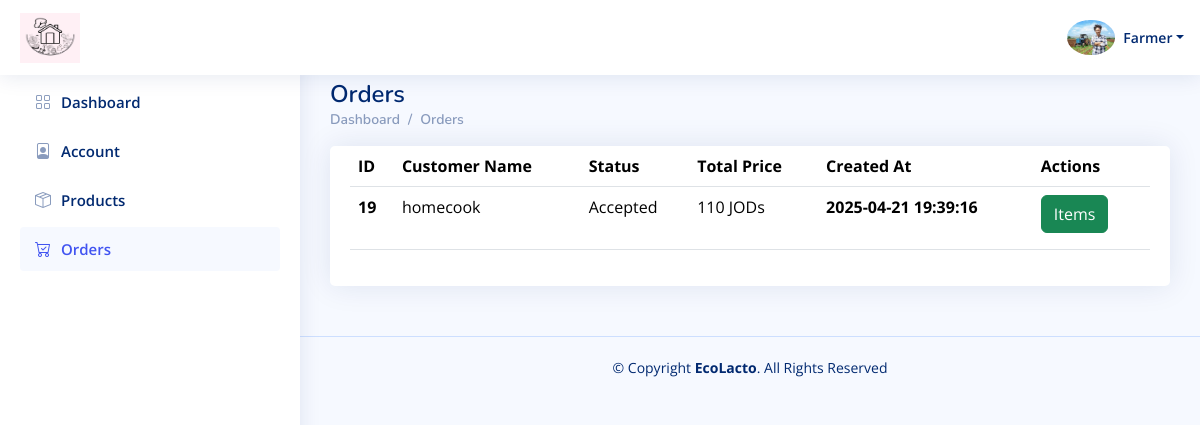
Page /Farmer_Dashboard/Orders.php (signed in) on the committed database.
### tables this page shows
CREATE TABLE `users` (
  `id` int(11) NOT NULL,
  `user_type_id` int(11) NOT NULL,
  `name` varchar(250) NOT NULL,
  `email` varchar(250) NOT NULL,
  `phone` varchar(250) NOT NULL,
  `password` varchar(250) NOT NULL,
  `total_rate` double NOT NULL DEFAULT 0,
  `image` varchar(250) DEFAULT NULL,
  `description` text DEFAULT NULL,
  `active` int(11) NOT NULL DEFAULT 1,
  `status` varchar(191) NOT NULL DEFAULT 'Pending',
  `created_at` timestamp NOT NULL DEFAULT current_timestamp()
);

CREATE TABLE `order_items` (
  `id` int(11) NOT NULL,
  `order_id` int(11) NOT NULL,
  `seller_id` int(11) NOT NULL,
  `product_id` int(11) NOT NULL,
  `quantity` int(11) DEFAULT NULL,
  `created_at` timestamp NOT NULL DEFAULT current_timestamp()
);

CREATE TABLE `orders` (
  `id` int(11) NOT NULL,
  `consumer_id` int(11) NOT NULL,
  `status` varchar(191) NOT NULL DEFAULT 'Pending',
  `total_price` double NOT NULL,
  `created_at` timestamp NOT NULL DEFAULT current_timestamp()
);

### Farmer_Dashboard/Orders.php (the view, shortened to what this page needs)
<?php
    include "../Connect.php";
    $F_ID = $_SESSION['F_Log'];
    if (! $F_ID) {
        echo '<script language="JavaScript">
     document.location="../Farmer-Login.php";
    </script>';
    } else {
        $sql1 = mysqli_query($con, "select * from users where id = '$F_ID'");
        $row1 = mysqli_fetch_array($sql1);
        $name  = $row1['name'];
        $image = $row1['image'];
    }
?>
<!DOCTYPE html>
<html lang="en">
  <head>
    <link
      href="../assets/vendor/bootstrap/css/bootstrap.min.css"
      rel="stylesheet"
    />
    <link
      href="../assets/vendor/bootstrap-icons/bootstrap-icons.css"
      rel="stylesheet"
    />
    <link href="../assets/vendor/boxicons/css/boxicons.min.css" rel="stylesheet" />
    <link href="../assets/vendor/quill/quill.snow.css" rel="stylesheet" />
    <link href="../assets/vendor/quill/quill.bubble.css" rel="stylesheet" />
    <link href="../assets/vendor/remixicon/remixicon.css" rel="stylesheet" />
    <link href="../assets/vendor/simple-datatables/style.css" rel="stylesheet" />
    <link href="../assets/css/style.css" rel="stylesheet" />
  </head>
  <body>
    <header id="header" class="header fixed-top d-flex align-items-center">
      <div class="d-flex align-items-center justify-content-between">
        <a href="index.php" class="logo d-flex align-items-center">
          <img src="../assets/img/Logo.png" alt="" />
        </a>
      </div>
      <nav class="header-nav ms-auto">
        <ul class="d-flex align-items-center">
          <li class="nav-item dropdown pe-3">
            <a
              class="nav-link nav-profile d-flex align-items-center pe-0"
              href="#"
              data-bs-toggle="dropdown"
            >
              <img
                                src="<?php echo $image ?>"
                alt="Profile"
                class="rounded-circle"
              />
              <span class="d-none d-md-block dropdown-toggle ps-2"><?php echo $name ?></span> </a
            >
          </li>
        </ul>
      </nav>
    </header>
    <?php require './Aside-Nav/Aside.php'?>
    <main id="main" class="main">
      <div class="pagetitle">
        <h1>Orders</h1>
        <nav>
          <ol class="breadcrumb">
            <li class="breadcrumb-item"><a href="index.php">Dashboard</a></li>
            <li class="breadcrumb-item">Orders</li>
          </ol>
        </nav>
      </div>
      <section class="section">
        <div class="row">
          <div class="col-lg-12 col-md-12 col-sm-12">
            <div class="card">
              <div class="card-body">
                <table class="table datatable">
                  <thead>
                    <tr>
                      <th scope="col">ID</th>
                      <th scope="col">Customer Name</th>
                      <th scope="col">Status</th>
                      <th scope="col">Total Price</th>
                      <th scope="col">Created At</th>
                      <th scope="col">Actions</th>
                    </tr>
                  </thead>
                  <tbody>
                  <?php
                      $sql1 = mysqli_query($con, "SELECT * FROM orders ORDER BY id DESC");
                      $totalPrice = 0;
                      while ($row1 = mysqli_fetch_array($sql1)) {
                          $order_id    = $row1['id'];
                          $consumer_id = $row1['consumer_id'];
                          $status      = $row1['status'];
                          $created_at  = $row1['created_at'];
                          $sql2 = mysqli_query($con, "SELECT * FROM order_items WHERE order_id = '$order_id'");
                          while ($row2 = mysqli_fetch_array($sql2)) {
                              $seller_id = $row2['seller_id'];
                              if ($seller_id == $F_ID) {
                                  $product_id = $row2['product_id'];
                                  $quantity   = $row2['quantity'];
                                  $sql3 = mysqli_query($con, "SELECT * FROM users WHERE id = '$consumer_id'");
                                  $row3 = mysqli_fetch_array($sql3);
                                  $buyer_name = $row3['name'];
                                  $sql4 = mysqli_query($con, "SELECT * FROM products WHERE id = '$product_id'");
                                  $row4 = mysqli_fetch_array($sql4);
                                  $product_price = $row4['price'];
                                  $totalPrice += $product_price * $quantity;
                              ?>
                    <tr>
                      <th scope="row"><?php echo $order_id ?></th>
                      <td><?php echo $buyer_name ?></td>
                      <td><?php echo $status ?></td>
                      <td><?php echo $totalPrice ?> JODs</td>
                      <th scope="row"><?php echo $created_at ?></th>
                      <td>
              <div class="d-flex flex-column">
              <div class="d-flex mb-2">
                            <a href="./Order-Items.php?order_id=<?php echo $order_id ?>" class="btn btn-success me-2"
                            >Items</a>
                        </div>
              </div>
                      </td>
                    </tr>
<?php
    }
        }
}?>
                  </tbody>
                </table>
              </div>
            </div>
          </div>
        </div>
      </section>
    </main>
    <footer id="footer" class="footer">
      <div class="copyright">
        &copy; Copyright <strong><span>EcoLacto</span></strong
        >. All Rights Reserved
      </div>
    </footer>
  </body>
</html>

### assets/css/style.css (style rules this page uses)
:root { scroll-behavior: smooth; }
body { font-family: "Open Sans", sans-serif; background: #f6f9ff; color: #444444; }
a { color: #4154f1; text-decoration: none; }
h1, h2, h3, h4, h5, h6 { font-family: "Nunito", sans-serif; }
#main { margin-top: 60px; padding: 20px 30px; transition: all 0.3s; }
.pagetitle { margin-bottom: 10px; }
.pagetitle h1 { font-size: 24px; margin-bottom: 0; font-weight: 600; color: #012970; }
.card { margin-bottom: 30px; border: none; border-radius: 5px; box-shadow: 0px 0 30px rgba(1, 41, 112, 0.1); }
.card-body { padding: 0 20px 20px 20px; }
.breadcrumb { font-size: 14px; font-family: "Nunito", sans-serif; color: #899bbd; font-weight: 600; }
.breadcrumb a { color: #899bbd; transition: 0.3s; }
.breadcrumb .breadcrumb-item::before { color: #899bbd; }
.logo { line-height: 1; }
@media (min-width: 1200px) { .logo { width: 280px; } }
.logo img { max-height: 50px; width: 60px; margin-right: 6px; }
.header { transition: all 0.5s; z-index: 997; height: 75px; box-shadow: 0px 2px 20px rgba(1, 41, 112, 0.1); background-color: #fff; padding-left: 20px; }
.header-nav ul { list-style: none; }
.header-nav>ul { margin: 0; padding: 0; }
.header-nav .nav-profile { color: #012970; }
.header-nav .nav-profile img { max-height: 36px; }
.header-nav .nav-profile span { font-size: 14px; font-weight: 600; }
@media (min-width: 1200px) { #main, #footer { margin-left: 300px; } }
.footer { padding: 20px 0; font-size: 14px; transition: all 0.3s; border-top: 1px solid #cddfff; }
.footer .copyright { text-align: center; color: #012970; }

### rows in the picture
users: image (picture), name "Farmer"
order_items: order "19", users.name "homecook", order.status "Accepted", totalPrice "110", order.created_at "2025-04-21 19:39:16"
